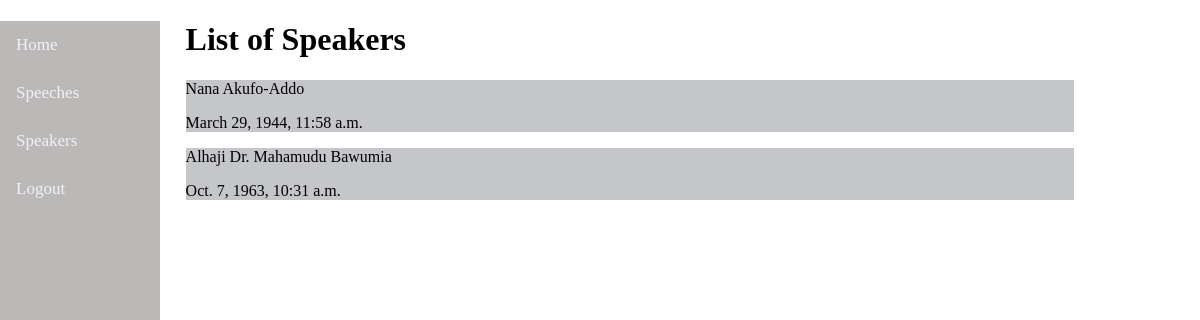
The page /speeches/speakers on the database its author committed.
### speeches/models.py (models this page shows, shortened)
class Speaker(models.Model):
    name = models.CharField(max_length=64)
    date_of_birth = models.DateTimeField(default=timezone.now)

### speeches/views.py (the view)
# urls.py: path("speakers", views.speakers, name="speakers")
def speakers(request):
    context = {
        "speaker" : Speaker.objects.all()
    }
    return render(request, "Speeches/speakers.html", context)

### speeches/templates/speeches/speakers.html
{% extends "speeches/layout.html" %}
{% load static %}
    {% block body %}
        <h1>List of Speakers</h1>
        {% for speech in speaker  %}
        <div class="sp1">
            <p>{{ speech.name}}</p><p>{{speech.date_of_birth}}</p>
            </div>
        {% endfor %}
    {% endblock %}

### speeches/static/speeches/S_style.css (style rules this page uses)
.sp1 { background-color: #c5c6c9 ; }

### rows shown on the page
Speaker: name "Nana Akufo-Addo", date_of_birth "March 29, 1944, 11:58 a.m."
Speaker: name "Alhaji Dr. Mahamudu Bawumia", date_of_birth "Oct. 7, 1963, 10:31 a.m."
